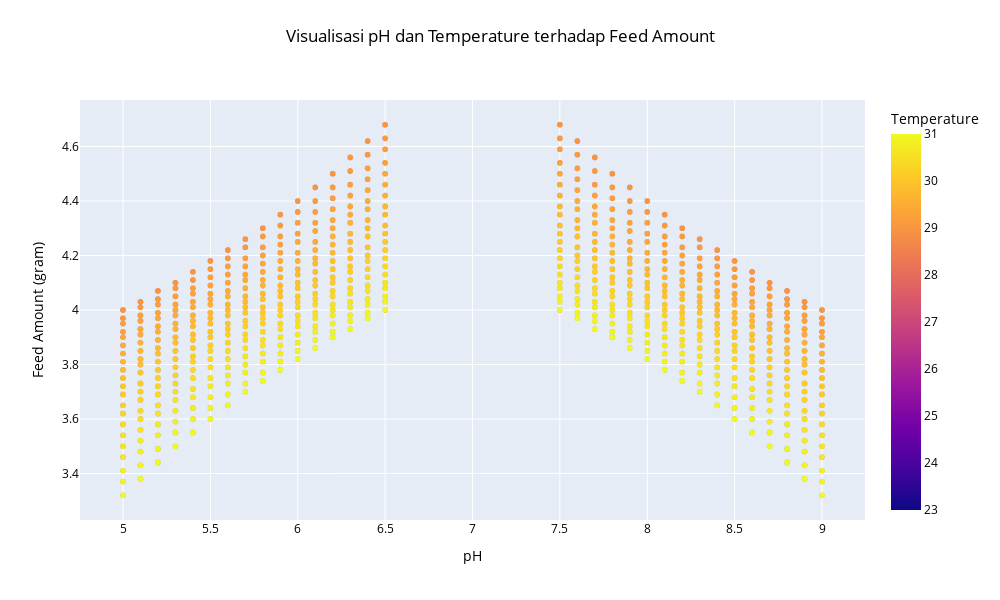

Source (notebook cell):
### Code cell
# Visualisasi hubungan pH dengan perubahan di satu titik Temperature
fig = px.scatter(data_frame=data, x='pH', y='feed_amount',
                 color='Temperature',
                 title='Visualisasi pH dan Temperature terhadap Feed Amount',
                 labels={'pH': 'pH', 'feed_amount': 'Feed Amount (gram)'},
                 width=1000, height=600)

# Mengatur gaya title
fig.update_layout(title={'text': 'Visualisasi pH dan Temperature terhadap Feed Amount',
                         'y':0.95,  # Penempatan title lebih proporsional
                         'x':0.5,
                         'xanchor': 'center',
                         'yanchor': 'top'},
                  font=dict(color='black'))  # Warna title hitam pekat

fig.show()

### Figure 1 — Plotly figure (JSON) as saved in the notebook; plotly's stock layout.template omitted (floating-point values rounded to 4 significant figures; data arrays with more than 128 entries replaced by an {"elided": "..."} marker saying what was removed)
{"data": [{"hovertemplate": "pH=%{x}<br>Feed Amount (gram)=%{y}<br>Temperature=%{marker.color}<extra></extra>", "legendgroup": "", "marker": {"color": {"elided": "1344 float values"}, "coloraxis": "coloraxis", "symbol": "circle"}, "mode": "markers", "name": "", "showlegend": false, "type": "scattergl", "x": {"elided": "1344 float values"}, "xaxis": "x", "y": {"elided": "1344 float values"}, "yaxis": "y"}], "layout": {"coloraxis": {"colorbar": {"title": {"text": "Temperature"}}, "colorscale": [[0, "#0d0887"], [0.1111, "#46039f"], [0.2222, "#7201a8"], [0.3333, "#9c179e"], [0.4444, "#bd3786"], [0.5556, "#d8576b"], [0.6667, "#ed7953"], [0.7778, "#fb9f3a"], [0.8889, "#fdca26"], [1, "#f0f921"]]}, "font": {"color": "black"}, "height": 600, "legend": {"tracegroupgap": 0}, "title": {"text": "Visualisasi pH dan Temperature terhadap Feed Amount", "x": 0.5, "xanchor": "center", "y": 0.95, "yanchor": "top"}, "width": 1000, "xaxis": {"anchor": "y", "domain": [0, 1], "title": {"text": "pH"}}, "yaxis": {"anchor": "x", "domain": [0, 1], "title": {"text": "Feed Amount (gram)"}}}}
